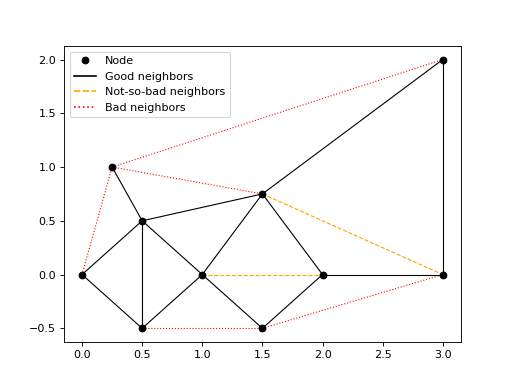

Reproduce this figure in Python.
import numpy as np
import matplotlib.pyplot as plt
from mapmetnet import network

# Setup a demo set of coordinates
pts = np.array([[0, 0], [0.25, 1], [0.5, -0.5], [0.5, 0.5], [1, 0], [1.5, -0.5],
                [1.5, 0.75], [2, 0], [3, 0], [3, 2]])

# Identify the nearest neighbors
neighbors, not_neighbors, not_so_bad_neighbors = network.get_neighbors(pts[:, 0], pts[:, 1])

# Plot them
plt.close(1)
plt.figure(1)
for vert, _ in neighbors.items():
    plt.plot(pts[vert, 0], pts[vert, 1], color='k', ls='-', lw=1)
for vert, _ in not_so_bad_neighbors.items():
    plt.plot(pts[vert, 0], pts[vert, 1], color='orange', ls='--', lw=1)
for vert, _ in not_neighbors.items():
    plt.plot(pts[vert, 0], pts[vert, 1], color='red', ls=':', lw=1)

plt.scatter(pts[:, 0], pts[:, 1], color='k', facecolor='k',
            edgecolor='k', marker='o', zorder=10)

# Add manual legend handles
handles = [plt.Line2D([0], [0], color='k', marker='o', ls='', label='Node'),
           plt.Line2D([0], [0], color='k', ls='-', label='Good neighbors'),
           plt.Line2D([0], [0], color='orange', ls='--', label='Not-so-bad neighbors'),
           plt.Line2D([0], [0], color='red', ls=':', label='Bad neighbors')]
plt.legend(handles=handles)
